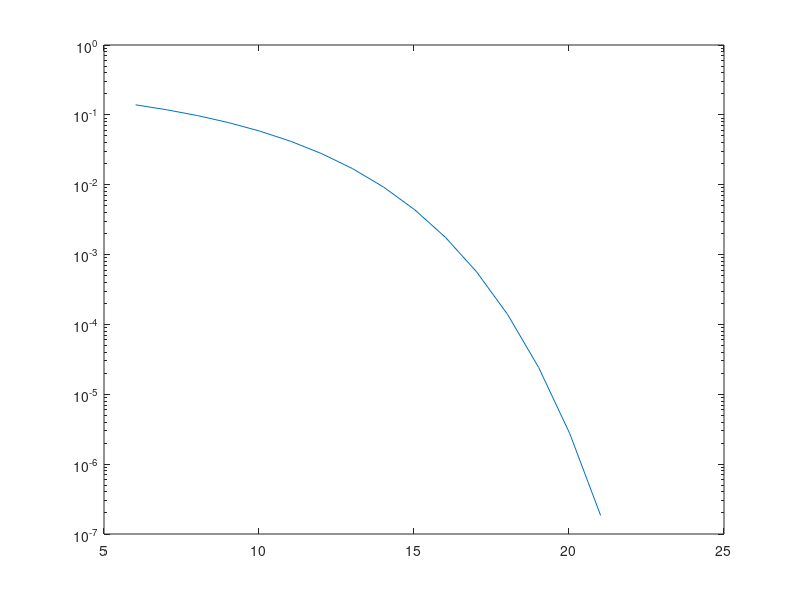
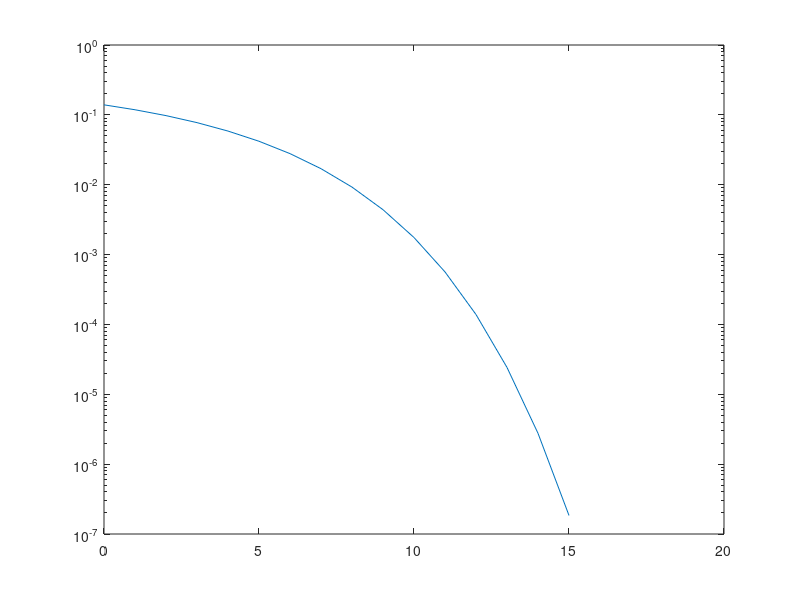

These charts were generated, in order, by the following MATLAB code:
close all
clear
clc
 

M=16;
L=sqrt(M);
 

SNR = 2*log2(L)*(10.^((0:1:15)/10));
SNRdB = 10*log10(SNR);
semilogy(SNRdB,(1/log2(L))*((L-1)/L).*erfc(sqrt((3.*SNR)./(2*(L^2-1)))));
 

EbNo = (1/(2*log2(L)))*SNR;
 

figure
semilogy(10*log10(EbNo),(1/log2(L))*((L-1)/L).*erfc(sqrt(EbNo*3*log2(L)/(L^2-1))));